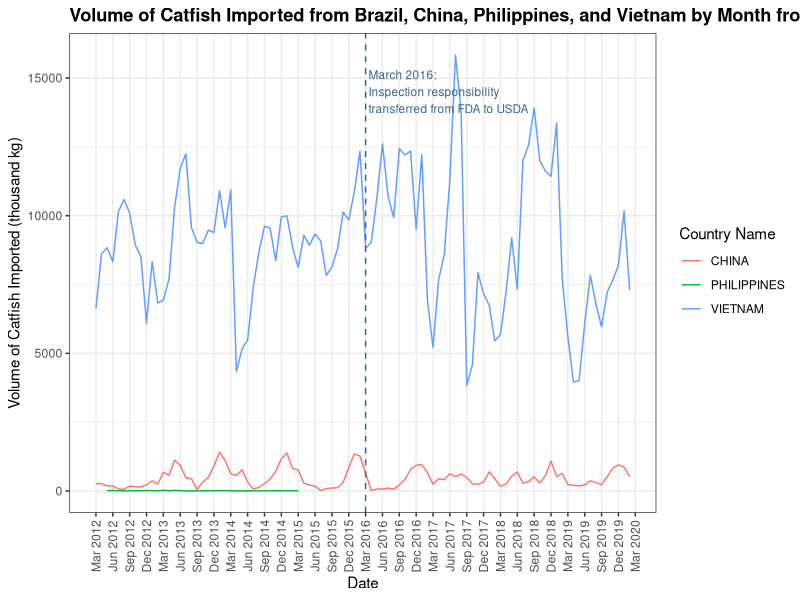

Reproduce this figure in R. (Note: this script raises an error after producing the figure.)
## ---- chunk 1

# Load packages used
library(knitr)
library(car)
library(AER)
library(dplyr)
library(tidyr)
library(ggplot2)
library(reshape2)
library(gridExtra)
library(lubridate)
library(RColorBrewer)

# Set up
opts_chunk$set(echo = TRUE)
options(digits = 3)
opts_knit$set(root.dir ="~/Desktop/NatlFisheriesGit/2_data")

# Remove objects from the previous session
rm(list = ls(all = TRUE))

# Load the data set
dta <- read.csv("output/build/monthly_cleaned.csv")
dta = subset(dta, select = -c(X) )
dta$year_month <- as.yearmon(paste(dta$year, dta$month), "%Y %B")
dta = as_tibble(dta)
glimpse(dta)

## ---- chunk 2

dta %>% 
  group_by(country_name) %>% 
  summarise(volume_sum = sum(volume_kg)) %>% 
  arrange(desc(volume_sum))

## ---- chunk 3

dta_country = dta %>% 
  group_by(year_month, country_name) %>% 
  summarise(volume_sum = sum(volume_kg)/1000) %>% 
  filter(country_name %in% c("VIETNAM","CHINA","PHILIPPINES"))

dta_country

## ---- chunk 4

ggplot(dta_country,aes(year_month,volume_sum)) + 
  geom_path(aes(color=country_name)) + 
  geom_vline(xintercept = as.yearmon(c('Mar 2016')), 
             color='steelblue4', linetype='dashed') + 
  annotate('text', x = as.yearmon('Mar 2016'), y = 14500, 
           label = ' March 2016:\n Inspection responsibility\n transferred from FDA to USDA', 
           size = 3, color = 'steelblue4', hjust = 0) + 
  labs(title = 'Volume of Catfish Imported from Brazil, China, Philippines, and Vietnam by Month from 2012 to 2020', 
       x = 'Date', y = 'Volume of Catfish Imported (thousand kg)', color = 'Country Name') + 
  scale_x_yearmon(breaks = seq(from = min(dta_country$year_month), 
                               to = as.yearmon('Mar 2020'),
                               by = 0.25)) + 
  theme_bw() + 
  theme(plot.title = element_text(face = 'bold'), 
        axis.text.x = element_text(angle = 90, vjust = 0.5),
        panel.grid.minor.x = element_blank())

ggsave('output/figures/import/catfish_import_countries.png',dpi=300)

## ---- chunk 5

dta_vietnam = dta %>% 
  group_by(year_month, country_name) %>% 
  summarise(volume_sum = sum(volume_kg)/1000,
            value_sum = sum(value_USD)/1000) %>% 
  filter(country_name %in% c("VIETNAM"))

dta_vietnam
summary(dta_vietnam)

## ---- chunk 6

ggplot(dta_vietnam,aes(year_month, volume_sum)) + 
  geom_path() + 
  geom_vline(xintercept = as.yearmon(c('Mar 2016','Nov 2019')), 
             color='steelblue4', linetype='dashed') + 
  annotate('text', x = as.yearmon('Mar 2016'), y = 14500, 
           label = ' March 2016:\n Inspection responsibility\n transferred from FDA to USDA', 
           size = 3, color = 'steelblue4', hjust = 0) + 
  annotate('text', x = as.yearmon('Nov 2019'), y = 14500, 
           label = ' November 2019:\n USDA granted\n equivalence to\n Vietnam', 
           size = 3, color = 'steelblue4', hjust = 0) + 
  labs(title = 'Volume of Catfish Imported from Vietnam by Month from 2012 to 2020', 
       x = 'Date', y = 'Volume of Catfish Imported from Vietnam (thousand kg)') + 
  scale_x_yearmon(breaks = seq(from = min(dta_vietnam$year_month), 
                               to = as.yearmon('Mar 2020'),
                               by = 0.25)) + 
  theme_bw() + 
  theme(plot.title = element_text(face = 'bold'), 
        axis.text.x = element_text(angle = 90, vjust = 0.5),
        panel.grid.minor.x = element_blank())

ggsave('output/figures/import/catfish_vietnam_monthly.png',dpi=300)

## ---- chunk 7

ggplot(dta_vietnam,aes(year_month, value_sum)) + 
  geom_path() + 
  geom_vline(xintercept = as.yearmon(c('Mar 2016','Nov 2019')), 
             color='steelblue4', linetype='dashed') + 
  annotate('text', x = as.yearmon('Mar 2016'), y = 54500, 
           label = ' March 2016:\n Inspection responsibility\n transferred from FDA to USDA', 
           size = 3, color = 'steelblue4', hjust = 0) + 
  annotate('text', x = as.yearmon('Nov 2019'), y = 54500, 
           label = ' November 2019:\n USDA granted\n equivalence to\n Vietnam', 
           size = 3, color = 'steelblue4', hjust = 0) + 
  labs(title = 'Value of Catfish Imported from Vietnam by Month from 2012 to 2020', 
       x = 'Date', y = 'Value of Catfish Imported from Vietnam (thousand USD)') + 
  scale_x_yearmon(breaks = seq(from = min(dta_vietnam$year_month), 
                               to = as.yearmon('Mar 2020'),
                               by = 0.25)) + 
  theme_bw() + 
  theme(plot.title = element_text(face = 'bold'), 
        axis.text.x = element_text(angle = 90, vjust = 0.5),
        panel.grid.minor.x = element_blank())

ggsave('output/figures/import/catfish_vietnam_value_monthly.png',dpi=300)

## ---- chunk 8

dta_vietnam_season = dta_vietnam %>% 
  mutate(dategroup = round_date(as.Date(year_month), "3 months")) %>%
  group_by(dategroup) %>%
  summarise(season_volume = sum(volume_sum)/1000,
            season_value = sum(value_sum)/1000)

dta_vietnam_season$dategroup = ymd(dta_vietnam_season$dategroup %m+% months(2))

dta_vietnam_season

# dta_vietnam['volume_sum'] %>% slice(1:3) %>% sum()

## ---- chunk 9

ggplot(dta_vietnam_season,aes(dategroup, season_volume)) + 
  geom_point(size=2) + 
  geom_path() + 
  geom_vline(xintercept = as.Date(c('2016-03-01','2019-11-05')),
             color='steelblue4', linetype='dashed') +
  annotate('text', x = as.Date('2016-03-01'), y = 39,
           label = ' March 2016:\n Inspection responsibility\n transferred from FDA to USDA',
           size = 3, color = 'steelblue4', hjust = 0) +
  annotate('text', x = as.Date('2019-11-05'), y = 39,
           label = ' November 2019:\n USDA granted\n equivalence to\n Vietnam',
           size = 3, color = 'steelblue4', hjust = 0) +
  labs(title = 'Volume of Catfish Imported from Vietnam by 3 Months from 2012 to 2020', 
       x = 'Date', y = 'Volume of Catfish Imported from Vietnam (million kg)') + 
  scale_x_date(date_breaks = "1 year", date_labels = "%Y") +
  theme_bw() + 
  theme(plot.title = element_text(face = 'bold'),
        panel.grid.minor.x = element_blank())

ggsave('output/figures/import/catfish_vietnam_3months.png',dpi=300)

## ---- chunk 10

dta_vietnam_halfyear = dta_vietnam

dta_vietnam_halfyear$year_month_adjusted = ymd(as.Date(dta_vietnam_halfyear$year_month) %m-% months(2))

dta_vietnam_halfyear = dta_vietnam_halfyear %>% 
  mutate(dategroup = ceiling_date(year_month_adjusted, "6 months")) %>%
  group_by(dategroup) %>%
  summarise(halfyear_volume = sum(volume_sum)/1000,
            halfyear_value = sum(value_sum)/1000)

dta_vietnam_halfyear$dategroup = ymd(dta_vietnam_halfyear$dategroup %m+% months(2))

dta_vietnam_halfyear

# dta_vietnam['volume_sum'] %>% slice(1:6) %>% sum()

## ---- chunk 11

ggplot(dta_vietnam_halfyear,aes(dategroup, halfyear_volume)) + 
  geom_point(size=2) + 
  geom_path() + 
  geom_vline(xintercept = as.Date(c('2016-03-01','2019-11-05')),
             color='steelblue4', linetype='dashed') +
  annotate('text', x = as.Date('2016-03-01'), y = 52000000,
           label = ' March 2016:\n Inspection responsibility\n transferred from FDA to USDA',
           size = 3, color = 'steelblue4', hjust = 0) +
  annotate('text', x = as.Date('2019-11-05'), y = 52000000,
           label = ' November 2019:\n USDA granted\n equivalence to\n Vietnam',
           size = 3, color = 'steelblue4', hjust = 0) +
  labs(title = 'Volume of Catfish Imported from Vietnam by 6 Months from 2012 to 2020', 
       x = 'Date', y = 'Volume of Catfish Imported from Vietnam (million kg)') + 
  scale_x_date(date_breaks = "1 year", date_labels = "%Y") +
  theme_bw() + 
  theme(plot.title = element_text(face = 'bold'),
        panel.grid.minor.x = element_blank())

ggsave('output/figures/import/catfish_vietnam_6months.png',dpi=300)

## ---- chunk 12

dta_vietnam_year = dta_vietnam

dta_vietnam_year$year_month_adjusted = ymd(as.Date(dta_vietnam_year$year_month) %m-% months(2))

dta_vietnam_year = dta_vietnam_year %>% 
  mutate(dategroup = ceiling_date(year_month_adjusted, "1 year")) %>%
  group_by(dategroup) %>%
  summarise(year_volume = sum(volume_sum)/1000,
            year_value = sum(value_sum)/1000)

dta_vietnam_year$dategroup = ymd(dta_vietnam_year$dategroup %m+% months(2))

dta_vietnam_year

# dta_vietnam['volume_sum'] %>% slice(1:12) %>% sum()

## ---- chunk 13

ggplot(dta_vietnam_year,aes(dategroup, year_volume)) + 
  geom_point(size=3) + 
  geom_path() + 
  geom_vline(xintercept = as.Date(c('2016-03-01','2019-11-05')),
             color='steelblue4', linetype='dashed') +
  annotate('text', x = as.Date('2016-03-01'), y = 102,
           label = ' March 2016:\n Inspection responsibility\n transferred from FDA to USDA',
           size = 3, color = 'steelblue4', hjust = 0) +
  annotate('text', x = as.Date('2019-11-05'), y = 102,
           label = ' November 2019:\n USDA granted\n equivalence to\n Vietnam',
           size = 3, color = 'steelblue4', hjust = 0) +
  labs(title = 'Volume of Catfish Imported from Vietnam by Year from 2012 to 2020', 
       x = 'Date', y = 'Volume of Catfish Imported from Vietnam (million kg)') + 
  scale_x_date(date_breaks = "1 year", date_labels = "%Y") +
  theme_bw() + 
  theme(plot.title = element_text(face = 'bold'),
        panel.grid.minor.x = element_blank())

ggsave('output/figures/import/catfish_vietnam_1year.png',dpi=300)

## ---- chunk 14

dta_china = dta %>% 
  group_by(year_month, country_name) %>% 
  summarise(volume_sum = sum(volume_kg)/1000,
            value_sum = sum(value_USD)/1000) %>% 
  filter(country_name %in% c("CHINA"))

dta_china

## ---- chunk 15

ggplot(dta_china,aes(year_month, volume_sum)) + 
  geom_path() + 
  geom_vline(xintercept = as.yearmon(c('Mar 2016','Nov 2019')), 
             color='steelblue4', linetype='dashed') + 
  annotate('text', x = as.yearmon('Mar 2016'), y = 1150, 
           label = ' March 2016:\n Inspection responsibility\n transferred from FDA to USDA', 
           size = 3, color = 'steelblue4', hjust = 0) + 
  annotate('text', x = as.yearmon('Nov 2019'), y = 1150, 
           label = ' November 2019:\n USDA granted\n equivalence to\n China', 
           size = 3, color = 'steelblue4', hjust = 0) + 
  labs(title = 'Volume of Catfish Imported from China by Month from 2012 to 2020', 
       x = 'Date', y = 'Volume of Catfish Imported from China (thousand kg)') + 
  scale_x_yearmon(breaks = seq(from = min(dta_china$year_month), 
                               to = as.yearmon('Mar 2020'),
                               by = 0.25)) + 
  theme_bw() + 
  theme(plot.title = element_text(face = 'bold'), 
        axis.text.x = element_text(angle = 90, vjust = 0.5),
        panel.grid.minor.x = element_blank())

ggsave('output/figures/import/catfish_china_monthly.png',dpi=300)

## ---- chunk 16

dta_map = dta %>% 
  group_by(country_name) %>% 
  summarise(volume_sum = sum(volume_kg)/1000) %>% 
  arrange(desc(volume_sum)) %>% 
  filter(volume_sum > 10)
  

dta_map$country_name <- tolower(dta_map$country_name)
substr(dta_map$country_name, 1, 1) <- toupper(substr(dta_map$country_name, 1, 1))

dta_map

## ---- chunk 17

library(maps)
world_map <- map_data("world")
map_subset = world_map %>%
  full_join(dta_map, by = c("region" = "country_name")) %>%
  filter(region != "Antarctica")

plain <- theme(
  axis.text = element_blank(),
  axis.line = element_blank(),
  axis.ticks = element_blank(),
  panel.border = element_blank(),
  panel.grid = element_blank(),
  axis.title = element_blank(),
  panel.background = element_rect(fill = "white"),
  plot.title = element_text(hjust = 0.5)
)

ggplot(data = map_subset, mapping = aes(x = long, y = lat, group = group)) + 
  coord_fixed(1.26) +
  geom_polygon(aes(fill = volume_sum), color = "gray", size = 0.1) +
  scale_fill_distiller(palette ="Blues", direction = 1, na.value="white") +
  guides(fill = guide_colourbar(title.position="top", title.hjust = 0.5, 
                                barwidth = 15, barheight = 1, ticks = FALSE)) +
  ggtitle("Major Catfish Exporting Countries to the United States from 2012 to 2020") +
  labs(fill = "Volume of Catfish Imported") +
  plain +
  theme(legend.position="bottom")

ggsave('output/figures/import/catfish_import_map.png',dpi=300)
